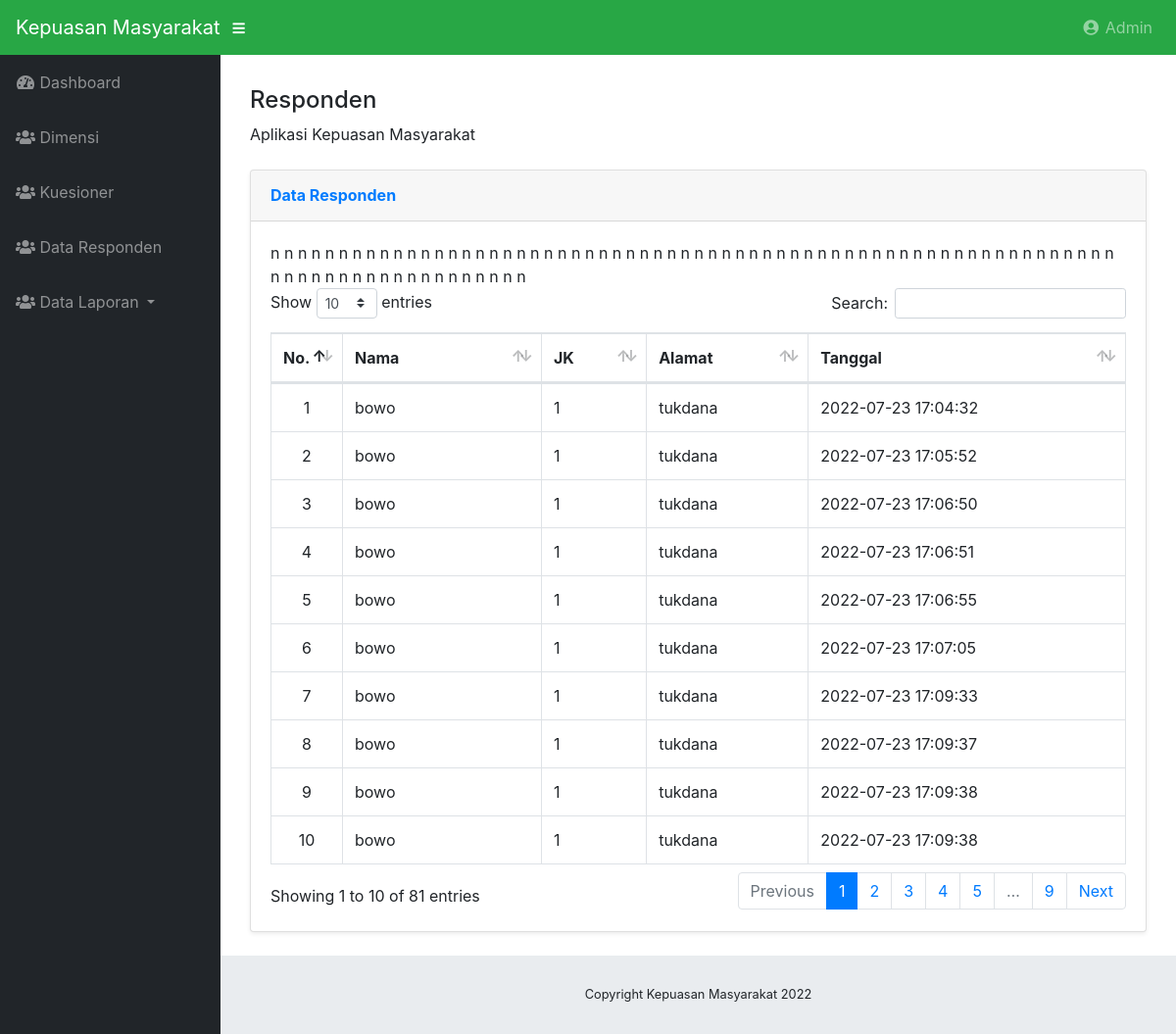
The app's page /admin/responden/index with its own data.
### tables this page shows
CREATE TABLE `responden` (
  `id` int(11) NOT NULL,
  `nama` varchar(255) NOT NULL,
  `jenis_kelamin` int(11) NOT NULL,
  `tanggal` varchar(255) DEFAULT NULL,
  `alamat` text NOT NULL,
  `pekerjaan` varchar(255) DEFAULT NULL,
  `kritik` text DEFAULT NULL,
  `date` timestamp NULL DEFAULT current_timestamp()
);

### application/controllers/admin/Responden.php (called while the page is built, shortened)
<?php
class Responden extends CI_Controller{
    public function __construct(){
        $this->load->model('responden_model');
        $this->load->model('kuesioner_model');
        $this->load->model('dimensi_model');
        $this->load->library('form_validation');
        $this->load->helper('url');
    }
    public function index(){
        $data['responden'] = $this->responden_model->get_responden();
        $this->load->view('admin/responden/index', $data);
    }
}

### index.php (called while the page is built, shortened)
<?php
require_once BASEPATH.'core/CodeIgniter.php';

### application/models/Responden_model.php (called while the page is built, shortened)
<?php defined('BASEPATH') OR exit ('No direct script access allowed!');
class Responden_model extends CI_Model {
    function get_responden(){
        $this->db->from('responden');
        $this->db->select('*');
        $this->db->order_by('id','asc');
        $query = $this->db->get();
        if($query->num_rows() != 0)
        {
            return $query->result_array();
        }
        else
        {
            return false;
        }
    }
}
?>

### application/views/admin/responden/index.php (the view, shortened to what this page needs)
<!DOCTYPE html>
<html lang="en">
<head>
	<?php $this->load->view("admin/_partials/head.php") ?>
</head>
<body id="page-top">
<?php $this->load->view("admin/_partials/navbar.php") ?>
<div id="wrapper">
	<?php $this->load->view("admin/_partials/sidebar.php") ?>
	<div id="content-wrapper">
		<div class="container-fluid">
    <div class="container">
  <h4 class="mt-3"> Responden </h4>
    <p class="mb-4">Aplikasi Kepuasan Masyarakat</p>
      <div class="card shadow-sm mb-4">
        <div class="card-header py-3">
          <h6 class="m-0 font-weight-bold text-primary">Data Responden </h6>
        </div>
        <div class="card-body">
          <div class="table-responsive">
            <table class="table table-bordered" id="dataTable" width="100%" cellspacing="0">
              <thead>
                <tr>
                  <th style="width: 30px;">No.</th>
                  <th>Nama</th>
                  <th>JK</th>
                  <th>Alamat</th>
                  <th>Tanggal</th>
                </tr>
              </thead>
              <tbody>
              <?php $no=1;
                if(empty($responden)){
                  echo "  <tr> <td colspan='6'> data Kosong  </td>  </tr>";
                }
                else if(isset($responden)){
                foreach ($responden as $items) :?>
              <tr>
                <td style="text-align: center;"><?php echo $no++;?></td>
                <td><?php echo $items['nama'];?></td>
                <td><?php echo $items['jenis_kelamin'];?></td>
                <td><?php echo $items['alamat'];?></td>
                <td><?php echo $items['date'];?></td>
              </tr>
              <?php endforeach;?>
              <?php    }  ?>
              </tbody>
            </table>
          </div>
        </div>
      </div>
</div>
		</div>
		<?php $this->load->view("admin/_partials/footer.php") ?>
	</div>
</div>
</body>
</html>

### application/views/admin/_partials/head.php (shortened to what this page needs)
<link href="<?php echo base_url('assets/bootstrap/css/bootstrap.min.css') ?>" rel="stylesheet">
<link href="<?php echo base_url('assets/fontawesome-free/css/all.min.css') ?>" rel="stylesheet" type="text/css">
<link href="<?php echo base_url('assets/datatables/dataTables.bootstrap4.css') ?>" rel="stylesheet">
<link href="<?php echo base_url('css/sb-admin.css') ?>" rel="stylesheet">

### application/views/admin/_partials/navbar.php (shortened to what this page needs)
<nav class="navbar navbar-expand navbar-dark bg-success static-top">
    <a class="navbar-brand mr-1" href="<?php echo site_url('admin') ?>"><?php echo SITE_NAME ?></a>
    <button class="btn btn-link btn-sm text-white order-1 order-sm-0" id="sidebarToggle" href="#">
        <i class="fas fa-bars"></i>
    </button>
    <ul class="navbar-nav ml-auto ml-md-0">
        <li class="nav-item dropdown no-arrow">
            <a class="nav-link dropdown-toggle" href="#" id="userDropdown" role="button" data-toggle="dropdown" aria-haspopup="true"
                aria-expanded="false">
                <i class="fas fa-user-circle fa-fw"></i> Admin
            </a>
        </li>
    </ul>
</nav>

### application/views/admin/_partials/sidebar.php (shortened to what this page needs)
<ul class="sidebar navbar-nav ">
    <li class="nav-item <?php echo $this->uri->segment(2) == '' ? 'active': '' ?>">
        <a class="nav-link" href="<?php echo site_url('admin') ?>">
            <i class="fas fa-fw fa-tachometer-alt"></i>
            <span>Dashboard</span>
        </a>
    </li>
    <li class="nav-item">
        <a class="nav-link" href="<?php echo base_url('/admin/dimensi/index'); ?>" >
            <i class="fas fa-fw fa-users"></i>
            <span>Dimensi</span></a>
    </li>
    <li class="nav-item">
        <a class="nav-link" href="<?php echo base_url('/admin/kuesioner/index'); ?>" >
            <i class="fas fa-fw fa-users"></i>
            <span>Kuesioner</span></a>
    </li>
    <li class="nav-item">
        <a class="nav-link" href="<?php echo base_url('/admin/responden/index'); ?>" >
            <i class="fas fa-fw fa-users"></i>
            <span>Data Responden</span></a>
    </li>
    <li class="nav-item">
        <a class="nav-link dropdown-toggle"  role="button" id="dropdownMenuLink" data-toggle="dropdown" aria-haspopup="true" aria-expanded="false">
        <i class="fas fa-fw fa-users"></i>
      <span> Data Laporan</span>
    </a>
    </li>
</ul>

### application/views/admin/_partials/footer.php
<footer class="sticky-footer">
  <div class="container my-auto">
    <div class="copyright text-center my-auto">
      <span>Copyright  <?php echo SITE_NAME ." ". Date('Y') ?></span>
    </div>
  </div>
</footer>

### css/sb-admin.css (style rules this page uses)
html { position: relative; min-height: 100%; }
body { height: 100%; }
#wrapper { display: -webkit-box; display: -ms-flexbox; display: flex; }
#wrapper #content-wrapper { overflow-x: hidden; width: 100%; padding-top: 1rem; padding-bottom: 80px; }
.navbar-nav .nav-item.dropdown .dropdown-toggle::after { width: 1rem; text-align: center; float: right; vertical-align: 0; border: 0; font-weight: 900; content: '\f105'; font-family: 'Font Awesome 5 Free'; }
.navbar-nav .nav-item.dropdown.no-arrow .dropdown-toggle::after { display: none; }
.sidebar { width: 90px !important; background-color: #212529; min-height: calc(100vh - 56px); }
.sidebar .nav-item:last-child { margin-bottom: 1rem; }
.sidebar .nav-item .nav-link { text-align: center; padding: 0.75rem 1rem; width: 90px; }
.sidebar .nav-item .nav-link span { font-size: 0.65rem; display: block; }
.sidebar .nav-item .nav-link { color: rgba(255, 255, 255, 0.5); }
@media (min-width: 768px) { .sidebar { width: 225px !important; } }
@media (min-width: 768px) { .sidebar .nav-item .nav-link { display: block; width: 100%; text-align: left; padding: 1rem; width: 225px; } }
@media (min-width: 768px) { .sidebar .nav-item .nav-link span { font-size: 1rem; display: inline; } }
:root { --input-padding-x: 0.75rem; --input-padding-y: 0.75rem; }
footer.sticky-footer { display: -webkit-box; display: -ms-flexbox; display: flex; position: absolute; right: 0; bottom: 0; width: calc(100% - 90px); height: 80px; background-color: #e9ecef; }
footer.sticky-footer .copyright { line-height: 1; font-size: 0.8rem; }
@media (min-width: 768px) { footer.sticky-footer { width: calc(100% - 225px); } }

### records on screen
responden: nama "bowo", jenis_kelamin "1", alamat "tukdana", date "2022-07-23 17:04:32"
responden: nama "bowo", jenis_kelamin "1", alamat "tukdana", date "2022-07-23 17:05:52"
responden: nama "bowo", jenis_kelamin "1", alamat "tukdana", date "2022-07-23 17:06:50"
responden: nama "bowo", jenis_kelamin "1", alamat "tukdana", date "2022-07-23 17:06:51"
responden: nama "bowo", jenis_kelamin "1", alamat "tukdana", date "2022-07-23 17:06:55"
responden: nama "bowo", jenis_kelamin "1", alamat "tukdana", date "2022-07-23 17:07:05"
responden: nama "bowo", jenis_kelamin "1", alamat "tukdana", date "2022-07-23 17:09:33"
responden: nama "bowo", jenis_kelamin "1", alamat "tukdana", date "2022-07-23 17:09:37"
responden: nama "bowo", jenis_kelamin "1", alamat "tukdana", date "2022-07-23 17:09:38"
responden: nama "bowo", jenis_kelamin "1", alamat "tukdana", date "2022-07-23 17:09:38"

### other values on screen
SITE_NAME "Kepuasan Masyarakat"
Date('Y') "2022"
